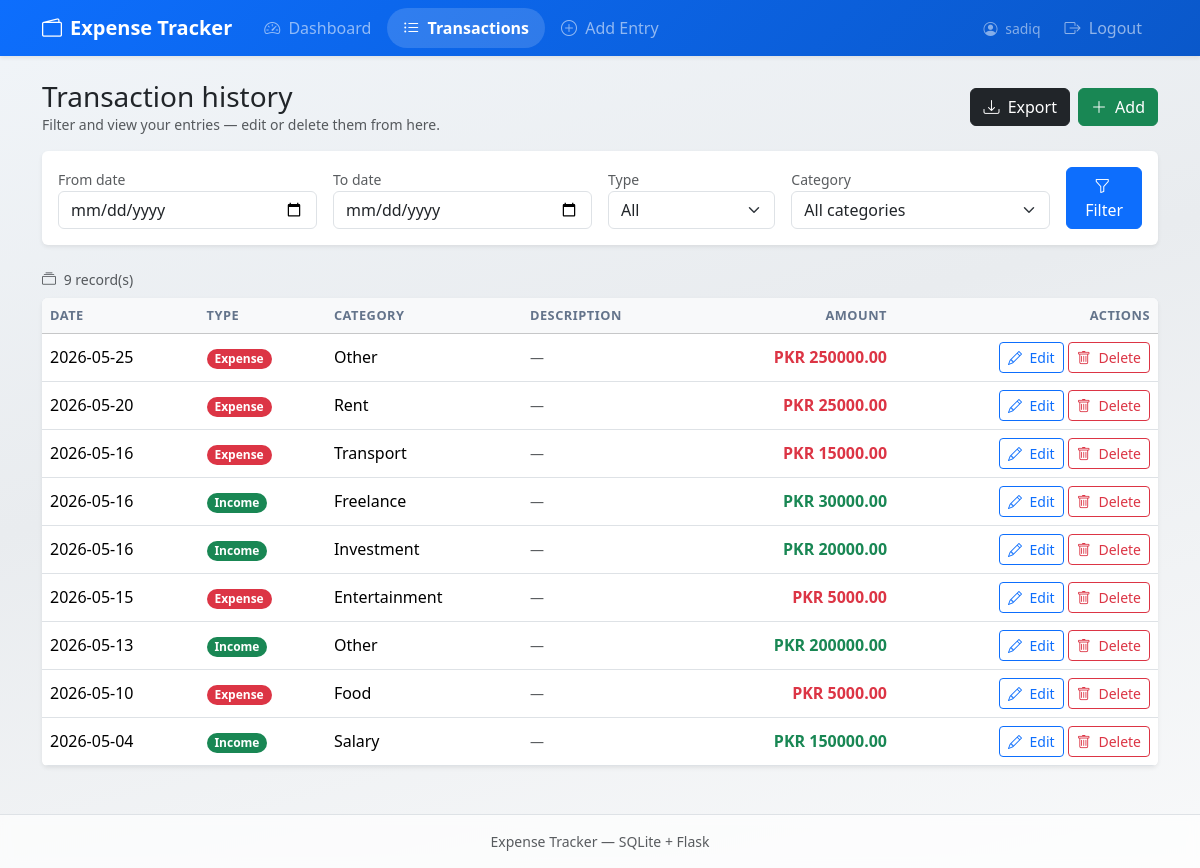
Page /transactions/ (signed in) on the committed database.
### expense_tracker/models/user_model.py (models this page shows, shortened)
class User(UserMixin, db.Model):
    __tablename__ = "users"
    id = db.Column(db.Integer, primary_key=True)
    username = db.Column(db.String(80), unique=True, nullable=False, index=True)
    password_hash = db.Column(db.String(256), nullable=False)
    transactions = db.relationship(
        "Transaction",
        backref="owner",
        lazy="dynamic",
        cascade="all, delete-orphan",
    )

### expense_tracker/models/transaction_model.py (models this page shows, shortened)
class Transaction(db.Model):
    __tablename__ = "transactions"
    id = db.Column(db.Integer, primary_key=True)
    user_id = db.Column(db.Integer, db.ForeignKey("users.id"), nullable=False, index=True)
    amount = db.Column(db.Float, nullable=False)
    entry_type = db.Column(db.String(20), nullable=False)
    category = db.Column(db.String(64), nullable=False)
    description = db.Column(db.String(255), default="")
    entry_date = db.Column(db.Date, nullable=False, default=date.today, index=True)

### expense_tracker/routes/transaction_routes.py (the view)
@transaction_bp.route("/")
@login_required
def list_transactions():
    q = Transaction.query.filter_by(user_id=current_user.id)
    display_from = request.args.get("date_from") or ""
    display_to = request.args.get("date_to") or ""
    date_from = _parse_date(display_from or None)
    date_to = _parse_date(display_to or None)
    category = (request.args.get("category") or "").strip()
    entry_type = (request.args.get("entry_type") or "").strip()
    q_date_from, q_date_to = date_from, date_to
    if date_from and date_to and date_from > date_to:
        flash("From date must be earlier than or equal to the To date.", "warning")
        q_date_from = q_date_to = None
    if q_date_from:
        q = q.filter(Transaction.entry_date >= q_date_from)
    if q_date_to:
        q = q.filter(Transaction.entry_date <= q_date_to)
    if category:
        q = q.filter(Transaction.category == category)
    if entry_type in ("income", "expense"):
        q = q.filter(Transaction.entry_type == entry_type)
    items = q.order_by(Transaction.entry_date.desc(), Transaction.id.desc()).all()
    all_categories = sorted(set(EXPENSE_CATEGORIES + INCOME_CATEGORIES))
    return render_template(
        "transactions/list.html",
        transactions=items,
        expense_categories=EXPENSE_CATEGORIES,
        income_categories=INCOME_CATEGORIES,
        filter_categories=all_categories,
        filters={
            "date_from": display_from,
            "date_to": display_to,
            "category": category,
            "entry_type": entry_type,
        },
    )

### expense_tracker/routes/transaction_routes.py (called while the page is built)
def _parse_date(value: str | None):
    if not value:
        return None
    try:
        return datetime.strptime(value, "%Y-%m-%d").date()
    except ValueError:
        return None

### expense_tracker/templates/transactions/list.html (shortened to what this page needs)
{% extends "base.html" %}
{% block content %}
<div class="d-flex flex-column flex-md-row align-items-md-center justify-content-between gap-2 mb-3">
  <div>
    <h1 class="h3 mb-0">
      Transaction history
    </h1>
    <p class="text-muted small mb-0">
      Filter and view your entries — edit or delete them from here.
    </p>
  </div>
  <div class="d-flex gap-2">
    <button
      class="btn btn-dark"
      data-bs-toggle="modal"
      data-bs-target="#exportModal"
    >
      <i class="bi bi-download me-1"></i>
      Export
    </button>
    <a
      href="{{ url_for('transactions.add') }}"
      class="btn btn-success flex-shrink-0"
    >
      <i class="bi bi-plus-lg me-1"></i>
      Add
    </a>
  </div>
</div>
<div class="card border-0 shadow-sm p-3 mb-4">
  <form
    class="row g-3 align-items-end"
    method="get"
    action="{{ url_for('transactions.list_transactions') }}"
  >
    <div class="col-6 col-md-3">
      <label class="form-label small text-muted mb-0" for="date_from">
        From date
      </label>
      <input
        type="date"
        class="form-control"
        id="date_from"
        name="date_from"
        value="{{ filters.date_from }}"
      >
    </div>
    <div class="col-6 col-md-3">
      <label class="form-label small text-muted mb-0" for="date_to">
        To date
      </label>
      <input
        type="date"
        class="form-control"
        id="date_to"
        name="date_to"
        value="{{ filters.date_to }}"
      >
    </div>
    <div class="col-6 col-md-2">
      <label class="form-label small text-muted mb-0" for="entry_type">
        Type
      </label>
      <select
        class="form-select"
        id="entry_type"
        name="entry_type"
      >
        <option value="" {% if not filters.entry_type %}selected{% endif %}>
          All
        </option>
      </select>
    </div>
    <div class="col-12 col-md-3">
      <label class="form-label small text-muted mb-0" for="category">
        Category
      </label>
      <select
        class="form-select"
        id="category"
        name="category"
      >
        <option value="">
          All categories
        </option>
      </select>
    </div>
    <div class="col-6 col-md-1">
      <button type="submit" class="btn btn-primary w-100">
        <i class="bi bi-funnel me-1 d-none d-sm-inline"></i>
        Filter
      </button>
    </div>
  </form>
</div>
<div class="d-flex justify-content-between align-items-center mb-2">
  <span class="text-muted small">
    <i class="bi bi-collection me-1"></i>
    {{ transactions|length }} record(s)
  </span>
</div>
<div class="table-responsive card border-0 shadow-sm">
  <table class="table table-hover align-middle mb-0">
    <thead class="table-light">
      <tr>
        <th scope="col">Date</th>
        <th scope="col">Type</th>
        <th scope="col">Category</th>
        <th scope="col" class="d-none d-md-table-cell">
          Description
        </th>
        <th class="text-end" scope="col">
          Amount
        </th>
        <th class="text-end" scope="col">
          Actions
        </th>
      </tr>
    </thead>
    <tbody>
      {% for t in transactions %}
      <tr>
        <td class="text-nowrap">
          {{ t.entry_date }}
        </td>
        <td>
          {% if t.entry_type == 'income' %}
          <span class="badge rounded-pill text-bg-success">
            Income
          </span>
          {% else %}
          <span class="badge rounded-pill text-bg-danger">
            Expense
          </span>
          {% endif %}
        </td>
        <td>
          {{ t.category }}
        </td>
        <td class="d-none d-md-table-cell text-muted small">
          {{ t.description or '—' }}
        </td>
        <td class="text-end fw-semibold {% if t.entry_type == 'income' %}text-success{% else %}text-danger{% endif %}">
          PKR {{ "%.2f"|format(t.amount) }}
        </td>
        <td class="text-end text-nowrap">
          <a
            class="btn btn-sm btn-outline-primary"
            href="{{ url_for('transactions.edit', tx_id=t.id) }}"
            title="Edit"
          >
            <i class="bi bi-pencil"></i>
            <span class="d-none d-lg-inline ms-1">
              Edit
            </span>
          </a>
          <form
            class="d-inline"
            method="post"
            action="{{ url_for('transactions.delete', tx_id=t.id) }}"
            onsubmit="return confirm('Delete this entry?');"
          >
            <button
              type="submit"
              class="btn btn-sm btn-outline-danger"
              title="Delete"
            >
              <i class="bi bi-trash"></i>
              <span class="d-none d-lg-inline ms-1">
                Delete
              </span>
            </button>
          </form>
        </td>
      </tr>
      {% endfor %}
    </tbody>
  </table>
</div>
{% endblock %}

### expense_tracker/templates/base.html (shortened to what this page needs)
<!DOCTYPE html>
<html lang="en">
<head>
  <link
    href="https://cdn.jsdelivr.net/npm/bootstrap@5.3.3/dist/css/bootstrap.min.css"
    rel="stylesheet"
  >
  <link
    rel="stylesheet"
    href="https://cdn.jsdelivr.net/npm/bootstrap-icons@1.11.3/font/bootstrap-icons.min.css"
  >
  <link
    rel="stylesheet"
    href="{{ url_for('static', filename='css/style.css') }}"
  >
</head>
<body class="d-flex flex-column min-vh-100">
  <nav class="navbar navbar-expand-lg navbar-dark bg-gradient-nav shadow-sm mb-4">
    <div class="container">
      {% if current_user.is_authenticated %}
      <a
        class="navbar-brand fw-semibold d-flex align-items-center gap-2"
        href="{{ url_for('dashboard.home') }}"
      >
        <i class="bi bi-wallet2"></i>
        <span>
          Expense Tracker
        </span>
      </a>
      {% endif %}
      <div
        class="collapse navbar-collapse"
        id="mainNav"
      >
        <ul class="navbar-nav me-auto mb-2 mb-lg-0">
          {% if current_user.is_authenticated %}
          <li class="nav-item">
            <a
              class="nav-link px-3 rounded-pill {% if request.endpoint == 'dashboard.home' %}active fw-semibold{% endif %}"
              href="{{ url_for('dashboard.home') }}"
            >
              <i class="bi bi-speedometer2 me-1"></i>
              Dashboard
            </a>
          </li>
          <li class="nav-item">
            <a
              class="nav-link px-3 rounded-pill {% if request.endpoint == 'transactions.list_transactions' %}active fw-semibold{% endif %}"
              href="{{ url_for('transactions.list_transactions') }}"
            >
              <i class="bi bi-list-ul me-1"></i>
              Transactions
            </a>
          </li>
          <li class="nav-item">
            <a
              class="nav-link px-3 rounded-pill {% if request.endpoint == 'transactions.add' %}active fw-semibold{% endif %}"
              href="{{ url_for('transactions.add') }}"
            >
              <i class="bi bi-plus-circle me-1"></i>
              Add Entry
            </a>
          </li>
          {% endif %}
        </ul>
        <ul class="navbar-nav ms-auto align-items-lg-center">
          {% if current_user.is_authenticated %}
          <li class="nav-item me-lg-2">
            <span class="navbar-text text-white-50 small">
              <i class="bi bi-person-circle me-1"></i>
              {{ current_user.username }}
            </span>
          </li>
          <li class="nav-item">
            <a
              class="nav-link rounded-pill px-3"
              href="{{ url_for('auth.logout') }}"
            >
              <i class="bi bi-box-arrow-right me-1"></i>
              Logout
            </a>
          </li>
          {% endif %}
        </ul>
      </div>
    </div>
  </nav>
  <main class="container flex-grow-1 pb-5 page-enter">
    {% block content %}{% endblock %}
  </main>
  <footer class="footer-muted border-top mt-auto py-3">
    <div class="container small text-center text-muted">
      Expense Tracker — SQLite + Flask
    </div>
  </footer>
</body>
</html>

### expense_tracker/static/css/style.css (style rules this page uses)
:root { --brand: #0d6efd; --nav-gradient-start: #0d6efd; --nav-gradient-end: #0a58ca; }
html { scroll-behavior: smooth; }
body { min-height: 100vh; background: linear-gradient(165deg, #f1f5f9 0%, #e9ecef 45%, #f8f9fa 100%); }
.bg-gradient-nav { background: linear-gradient(135deg, var(--nav-gradient-start), var(--nav-gradient-end)) !important; }
.navbar .nav-link.active { background: rgba(255, 255, 255, 0.15); }
.card { border: none; box-shadow: 0 0.25rem 1rem rgba(15, 23, 42, 0.06); }
.navbar-brand { font-weight: 600; }
.table thead th { font-size: 0.8rem; text-transform: uppercase; letter-spacing: 0.04em; color: #64748b; font-weight: 600; }
.footer-muted { background: rgba(255, 255, 255, 0.65); backdrop-filter: blur(6px); }
.page-enter { animation: pageFade 0.35s ease-out; }

### rows in the picture
User: username "sadiq"
Transaction: entry_date "2026-05-25", entry_type "Expense", category "Other", description "—", amount "250000.00"
Transaction: entry_date "2026-05-20", entry_type "Expense", category "Rent", description "—", amount "25000.00"
Transaction: entry_date "2026-05-16", entry_type "Expense", category "Transport", description "—", amount "15000.00"
Transaction: entry_date "2026-05-16", entry_type "Income", category "Freelance", description "—", amount "30000.00"
Transaction: entry_date "2026-05-16", entry_type "Income", category "Investment", description "—", amount "20000.00"
Transaction: entry_date "2026-05-15", entry_type "Expense", category "Entertainment", description "—", amount "5000.00"
Transaction: entry_date "2026-05-13", entry_type "Income", category "Other", description "—", amount "200000.00"
Transaction: entry_date "2026-05-10", entry_type "Expense", category "Food", description "—", amount "5000.00"
Transaction: entry_date "2026-05-04", entry_type "Income", category "Salary", description "—", amount "150000.00"

### other values in the picture
{{ transactions|length }} "9"
